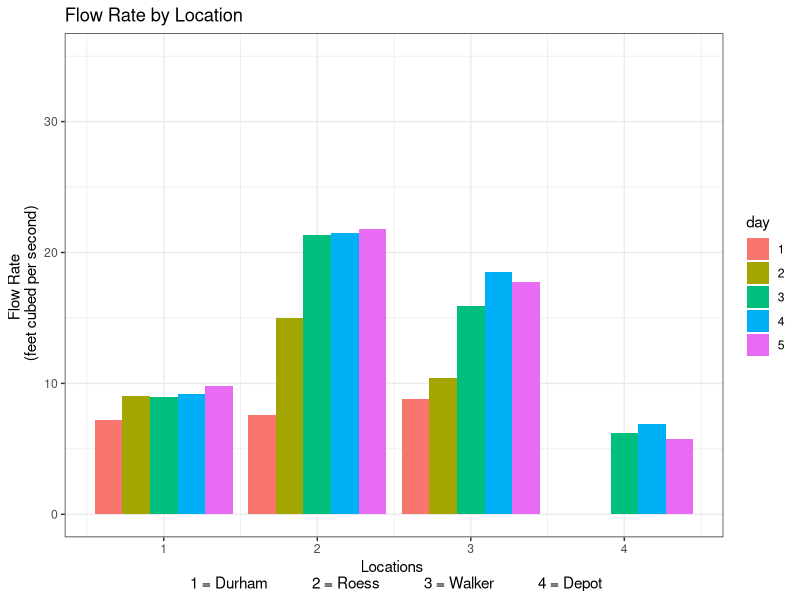

The R script that drew this image:
## ---- chunk 1
library(ggplot2)
library(knitr)
knitr::opts_chunk$set(comment = NA, fig.width = 10.28,fig.height = 7.48, fig.align = "center")

pipelen <- 4.00

measure <- matrix(data=NA,nrow=4,ncol=4,byrow=TRUE,dimnames=list(c(1:4),c("Near Depth","Mid-Depth","Far Depth","Width"))) 

measure[1,] <- c(.5000,1.2500,.5833,12.4167) 
measure[2,] <- c(.2917,.5833,.3333,5.3333) 
measure[3,] <- c(.3750,.5417,.2500,9.000) 
measure[4,] <- c(.6667,1.6667,.4583,12.5833) 

rectvol <- numeric(4)

# Calculate volume of creek at 4 locations #
for (m in 1:4) {
  area <- measure[m,2]*measure[m,4]
  rectvol[m] <- area*pipelen
}
rectvol

pentvol <- numeric(4)

# Calculate volume of creek at 4 locations #
for (m in 1:4) {
  area <- .25*measure[m,4]*(2*measure[m,2]-measure[m,1]-measure[m,3])+.5*measure[m,4]*(measure[m,1]+measure[m,3])
  pentvol[m] <- area*pipelen
}
pentvol

# Define a matrix to hold data for 3 trials each at 4 locations for 5 days #
timemx <- matrix(data=NA,nrow=20,ncol=4,byrow=TRUE,dimnames=list(c(1:20),c("Trial 1","Trial 2","Trial 3","Mean Sec")))

# Day 1, Loc 1-4,
timemx[1,] <- c(6.76,6.1,10.56,0)     # bobber only this one time
timemx[2,] <- c(6.08,6.48,9.61,0)
timemx[3,] <- c(6.23,6.83,6.08,0)
timemx[4,] <- c(0,0,0,0)              # no data on 1st day
# Day 2
timemx[5,] <- c(6.93,5.65,6.11,0)
timemx[6,] <- c(3.75,4.22,3.24,0)
timemx[7,] <- c(4.93,5.31,5.88,0)
timemx[8,] <- c(0,0,0,0)              # no data on 2nd day
# Day 3
timemx[9,] <- c(7.3,5.83,5.65,0)
timemx[10,] <- c(2.81,2.51,2.57,0)
timemx[11,] <- c(3.51,3.67,3.42,0)
timemx[12,] <- c(9.03,9.63,8.4,0)    
# Day 4
timemx[13,] <- c(6.42,6.20,5.63,0)
timemx[14,] <- c(2.58,2.59,2.66,0)
timemx[15,] <- c(2.77,3.21,3.10,0)
timemx[16,] <- c(7.43,8.74,8.22,0)
# Day 5
timemx[17,] <- c(5.52,5.42,6.24,0)
timemx[18,] <- c(2.82,2.42,2.47,0)
timemx[19,] <- c(3.32,3.12,3.05,0)
timemx[20,] <- c(10.04,9.64,9.53,0) 

for (i in 1:20) {
  timemx[i,4] <- mean(timemx[i,1:3])
}
timemx
## ---- chunk 2
# Create flow rate matrix to hold 5 days of flow rate data at each of 4 locations #
rate <- numeric(20)
for (i in 1:20) {
  for (p in 1:4) {
    if (timemx[i,4] != 0) {
      rate[i] <- pentvol[p]/timemx[i,4]}
    else {
      rate[i] <- 0}
  }
}
day <- c(rep(1,4),rep(2,4),rep(3,4),rep(4,4),rep(5,4))
loc <- c(rep(1:4,5))
flow <- data.frame(day,loc,rate)
flow$day <- factor(flow$day)
flow
mean(flow$rate[1:3])
mean(flow$rate[5:7])
mean(flow$rate[9:12])
mean(flow$rate[13:16])
mean(flow$rate[17:20])
## ---- chunk 3
g1 <- ggplot(data=flow, aes(x=loc,y=rate,fill=day)) +
  geom_bar(stat="identity",position="dodge") +
  scale_y_continuous(limit=c(0.0000,35.0000)) + 
  scale_color_manual(values = c("#DB2202","#0ECFE9","purple","#349D5C","orange")) +
  labs(x="Locations \n 1 = Durham           2 = Roess           3 = Walker           4 = Depot"
       ,y="Flow Rate \n (feet cubed per second)", title = "Flow Rate by Location") +
    theme_bw()
plot(g1) 

